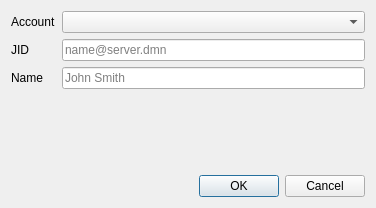
<?xml version="1.0" encoding="UTF-8"?>
<ui version="4.0">
 <class>NewContact</class>
 <widget class="QDialog" name="NewContact">
  <property name="geometry">
   <rect>
    <x>0</x>
    <y>0</y>
    <width>376</width>
    <height>208</height>
   </rect>
  </property>
  <property name="windowTitle">
   <string>Add new contact</string>
  </property>
  <layout class="QVBoxLayout" name="verticalLayout" stretch="0,1,0">
   <item>
    <layout class="QFormLayout" name="formLayout">
     <item row="0" column="0">
      <widget class="QLabel" name="label">
       <property name="text">
        <string>Account</string>
       </property>
      </widget>
     </item>
     <item row="0" column="1">
      <widget class="QComboBox" name="account">
       <property name="toolTip">
        <string>An account that is going to have new contact</string>
       </property>
      </widget>
     </item>
     <item row="1" column="0">
      <widget class="QLabel" name="label_2">
       <property name="text">
        <string>JID</string>
       </property>
      </widget>
     </item>
     <item row="1" column="1">
      <widget class="QLineEdit" name="jid">
       <property name="toolTip">
        <string>Jabber id of your new contact</string>
       </property>
       <property name="placeholderText">
        <string>name@server.dmn</string>
       </property>
      </widget>
     </item>
     <item row="2" column="0">
      <widget class="QLabel" name="label_3">
       <property name="text">
        <string>Name</string>
       </property>
      </widget>
     </item>
     <item row="2" column="1">
      <widget class="QLineEdit" name="name">
       <property name="toolTip">
        <string>The way this new contact will be labeled in your roster (optional)</string>
       </property>
       <property name="placeholderText">
        <string>John Smith</string>
       </property>
      </widget>
     </item>
    </layout>
   </item>
   <item>
    <spacer name="verticalSpacer">
     <property name="orientation">
      <enum>Qt::Vertical</enum>
     </property>
     <property name="sizeHint" stdset="0">
      <size>
       <width>0</width>
       <height>0</height>
      </size>
     </property>
    </spacer>
   </item>
   <item>
    <widget class="QDialogButtonBox" name="buttonBox">
     <property name="orientation">
      <enum>Qt::Horizontal</enum>
     </property>
     <property name="standardButtons">
      <set>QDialogButtonBox::Cancel|QDialogButtonBox::Ok</set>
     </property>
    </widget>
   </item>
  </layout>
 </widget>
 <resources/>
 <connections>
  <connection>
   <sender>buttonBox</sender>
   <signal>accepted()</signal>
   <receiver>NewContact</receiver>
   <slot>accept()</slot>
   <hints>
    <hint type="sourcelabel">
     <x>20</x>
     <y>20</y>
    </hint>
    <hint type="destinationlabel">
     <x>20</x>
     <y>20</y>
    </hint>
   </hints>
  </connection>
  <connection>
   <sender>buttonBox</sender>
   <signal>rejected()</signal>
   <receiver>NewContact</receiver>
   <slot>reject()</slot>
   <hints>
    <hint type="sourcelabel">
     <x>20</x>
     <y>20</y>
    </hint>
    <hint type="destinationlabel">
     <x>20</x>
     <y>20</y>
    </hint>
   </hints>
  </connection>
 </connections>
</ui>
